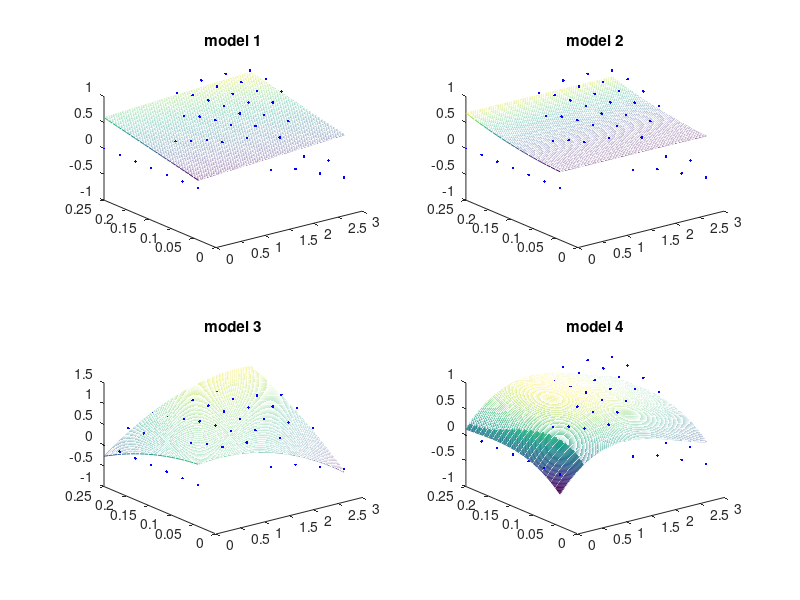

Write MATLAB code to recreate this figure. (Note: this script raises an error after producing the figure.)
x= [ 0 0.5 1 1.5 2 2.5 3];
y= [0.04 0.075 0.11 0.145 0.180 0.215 0.250];
z= [0 0.77 0.73 0 -0.1 -0.3 -0.5
    0 0.68 0.85 0.72 0.38 -0.1 -0.3
    0 0.54 0.82 0.83 0.69 0.45 0.18
    0 0.4 0.76 0.85 0.8 0.68 0.5
    0 0.34 0.65 0.83 0.84 0.78 0.65
    0 0.29 0.55 0.8 0.85 0.82 0.76
    0 0.26 0.48 0.72 0.84 0.85 0.8];

step_x = 0.01;
step_y = 0.01;

[X,Y]=meshgrid(x,y);

xp=reshape(X,1,[]);
yp=reshape(Y,1,[]);
zp=reshape(z,1,[]);

d=length(xp);

FigH = figure();
set(FigH, 'NumberTitle', 'off', ...
    'Name', sprintf('Date: %s', datestr(now, 0)));

% --model 1-- %
subplot(2,2,1)

Z=[xp;yp;ones(1,d)];
C=zp*Z'*inv(Z*Z');

F = @(a, b) (C(1)*a + C(2)*b + C(3));

plot3(X,Y,z,'.b')
hold on

xx=x(1):step_x:x(end);
yy=y(1):step_y:y(end);

[XX,YY]=meshgrid(xx,yy);

W = F(XX,YY);
mesh(XX,YY,W)
title('model 1')

% --model 2-- %
subplot(2,2,2)

Z=[xp.^2;yp.^2;ones(1,d)];
C=zp*Z'*inv(Z*Z');

F2 = @(a, b) (C(1)*a.^2 + C(2)*b.^2 + C(3));

plot3(X,Y,z,'.b')
hold on

xx=x(1):step_x:x(end);
yy=y(1):step_y:y(end);

[XX,YY]=meshgrid(xx,yy);

W = F2(XX,YY);
mesh(XX,YY,W)
title('model 2')

% --model 3-- %
subplot(2,2,3)

Z=[xp.^2;yp.^2;xp.*yp;ones(1,d)];
C=zp*Z'*inv(Z*Z');

F3 = @(a, b) (C(1)*a.^2 + C(2)*b.^2 + C(3)*a.*b + C(4));

plot3(X,Y,z,'.b')
hold on

xx=x(1):step_x:x(end);
yy=y(1):step_y:y(end);

[XX,YY]=meshgrid(xx,yy);

W = F3(XX,YY);
mesh(XX,YY,W)
title('model 3')

% --model 4-- %
subplot(2,2,4)

Z=[xp.^3;xp.^2;xp;yp.^3;yp.^2;yp;ones(1,d)];
C=zp*Z'*inv(Z*Z');

F4 = @(a, b) (C(1)*a.^3 + C(2)*a.^2 +C(3)*a + C(4)*b.^3 +C(5)*b.^2 + C(6)*b + C(7));

plot3(X,Y,z,'.b')
hold on

xx=x(1):step_x:x(end);
yy=y(1):step_y:y(end);

[XX,YY]=meshgrid(xx,yy);

W = F4(XX,YY);
mesh(XX,YY,W)
title('model 4')

sgtitle('Approximation of input data using 4 mathematical models')
